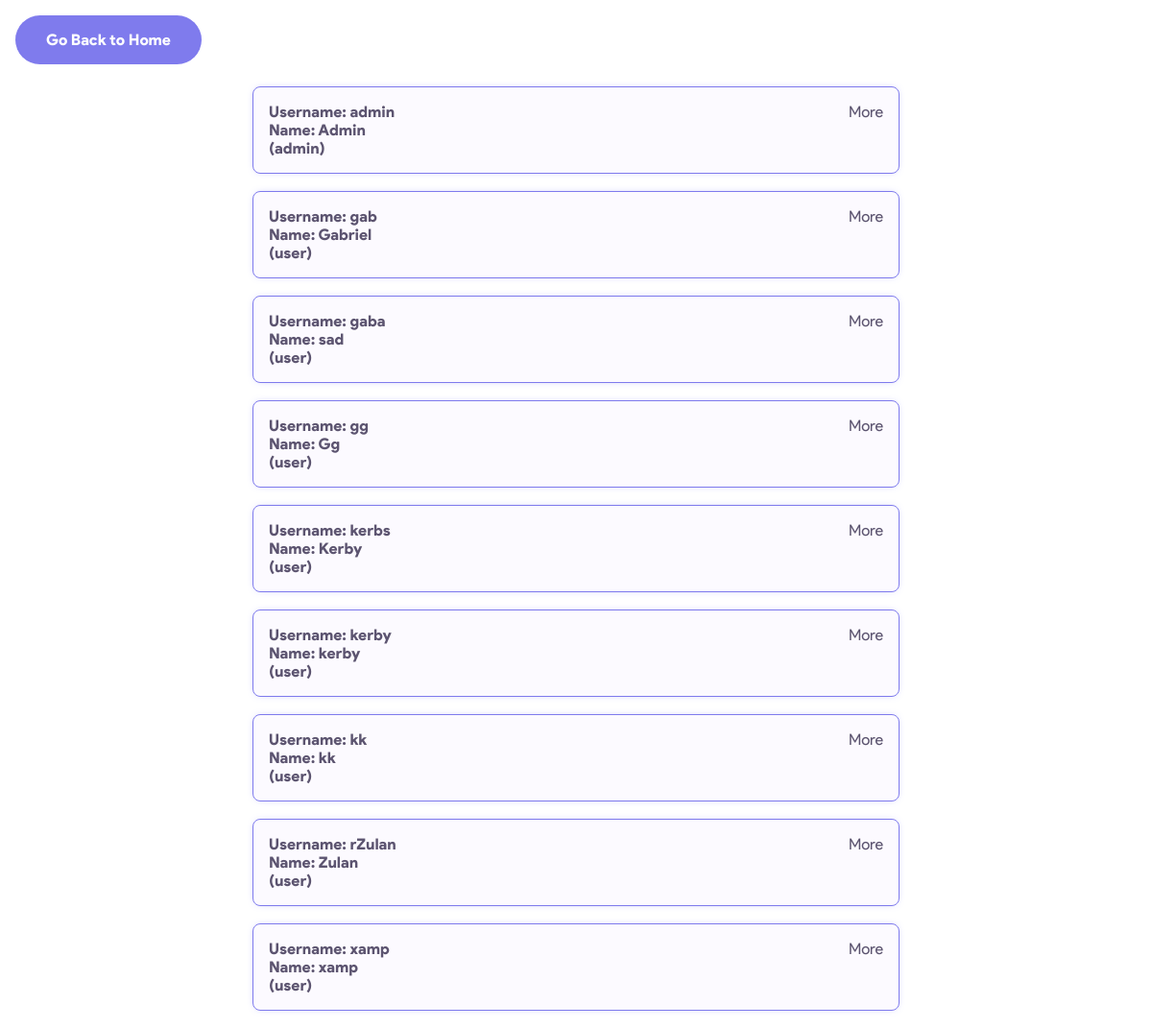
The page /pages/accounts.php (signed in) on the database as committed earlier.
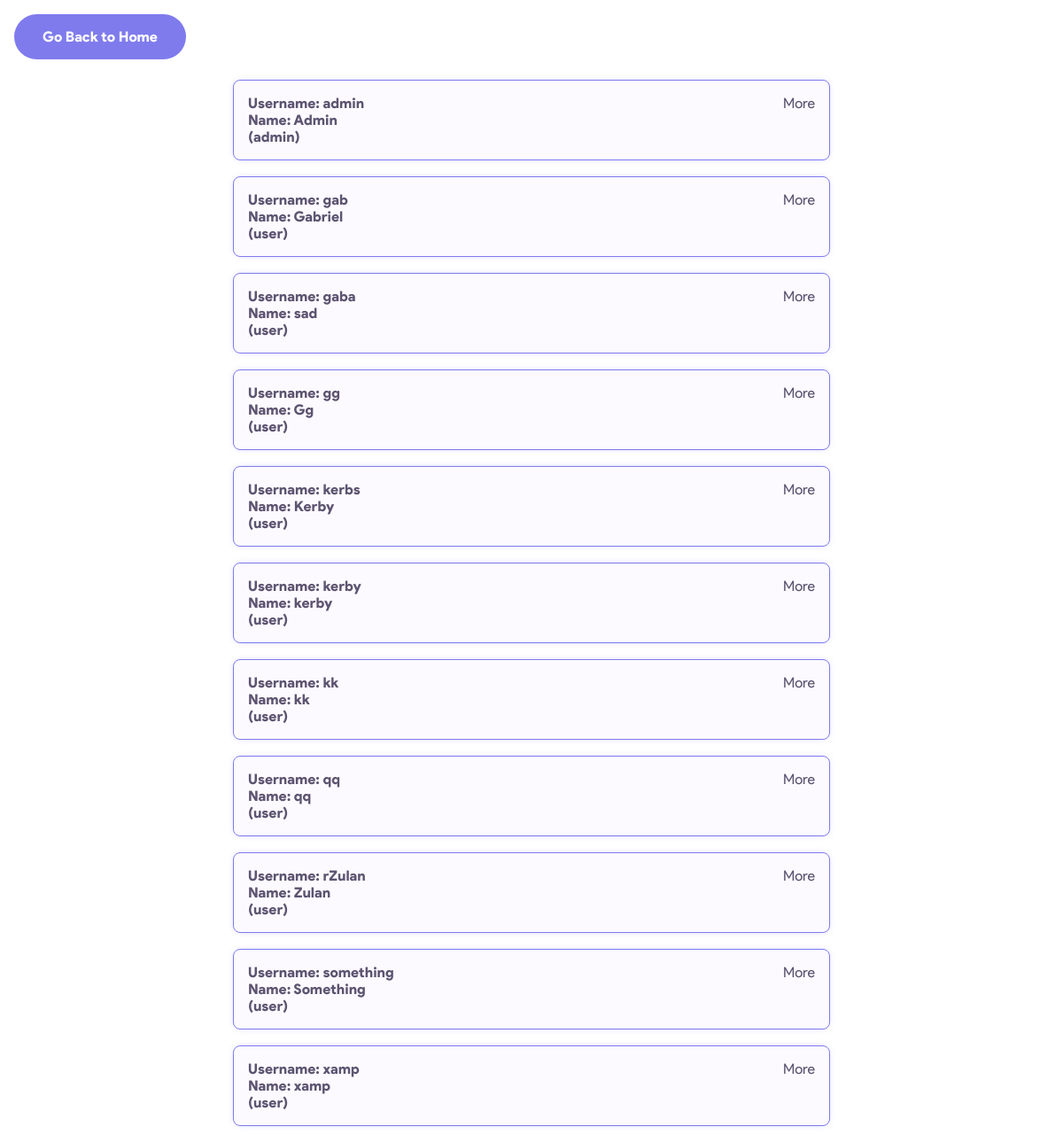
The same page on the database as committed later.
### tables this page shows
CREATE TABLE `users_tb` (
  `id` int(11) NOT NULL,
  `username` varchar(100) NOT NULL,
  `password` varchar(100) NOT NULL,
  `fullname` varchar(100) NOT NULL,
  `contact` varchar(16) DEFAULT NULL,
  `email` varchar(100) DEFAULT NULL,
  `telegram` varchar(100) DEFAULT NULL,
  `twitter` varchar(100) DEFAULT NULL,
  `facebook` varchar(100) DEFAULT NULL,
  `accountType` varchar(10) DEFAULT NULL,
  `verificationCode` varchar(7) DEFAULT NULL,
  `isVerified` varchar(7) DEFAULT NULL,
  `verifiedAt` varchar(100) DEFAULT NULL,
  `hasPfp` varchar(7) DEFAULT NULL
);

### pages/accounts.php (the view, shortened to what this page needs)
<!DOCTYPE html>
<html lang="en">
<head>
    <link rel="stylesheet" href="../styles/page-styles/accounts.css">
    <link rel="stylesheet" href="../styles/page-styles/verify-email.css">
    <link rel="stylesheet" href="../styles/index.css">
</head>
<body>
    <a class="btnlink" id="gohomebtn" href="dashboard.php">Go Back to Home</a>
    <br><br><br><br><br>
    <?php
        include("../db_info.php");
        $users = array();
        $dsn = "mysql:host=$host;dbname=$db_name";
        $pdo = new PDO($dsn, $user, $password);
        $pdoQuery = 'INSERT INTO audits(username, eventDesc, actionDate) VALUES ("'.$_SESSION['username'].'", "viewed  the registered accounts", NOW())';
        $pdo->query($pdoQuery);
        $post_query = $pdo->query("SELECT * FROM users_tb
        ORDER BY accountType ASC, username ASC;");
        while($row = $post_query->fetch(PDO::FETCH_ASSOC)){
            array_push($users, $row);
            extract($row);
            ?>
                <div class="card-static">
                    <p><?php echo "Username: ".$row['username']." <br>Name: ".$row['fullname']." <br>(".$row['accountType'].")" ?></p>
                    <a href="account-edit.php?id=<?php echo $id ?>">More</a>
                </div>
                <br>
            <?php
        }
    ?>
</body>
</html>

Rows that differ between the two databases and show on the page:
added users_tb: username "qq", fullname "qq", accountType "user"
added users_tb: username "something", fullname "Something", accountType "user"
